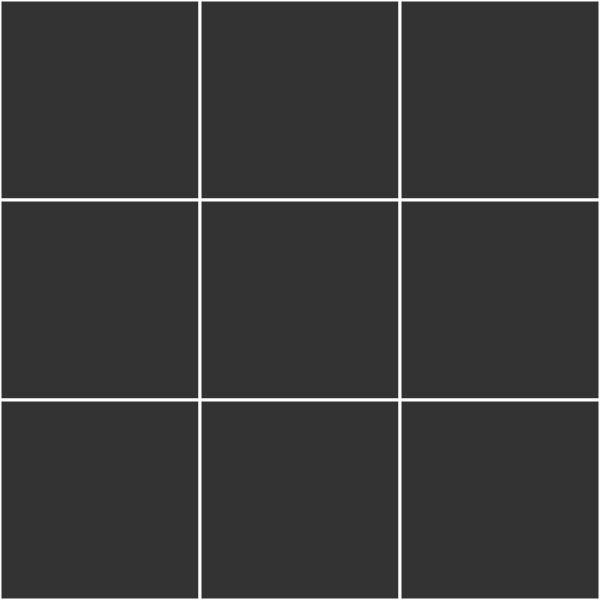
Frame 1 (no input)
Frame 60 (no input): identical to frame 1, image omitted
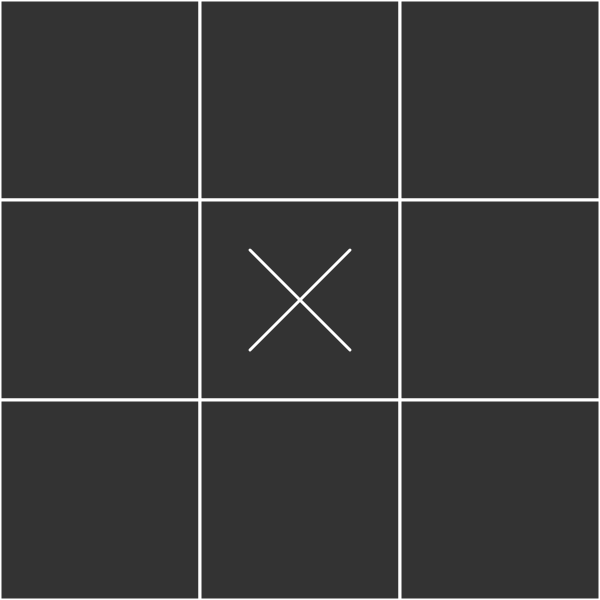
Frame 120 (the mouse pressed at the canvas centre since frame 60)

The p5.js sketch that drew these frames (run headless with seeded random() and noise() and a simulated clock; from frame 60 on, the mouse is pressed at the canvas centre):

// p5.js sketch
// ── sketch.js
var arr,scale,size;
var player1turn;
var gameover;
var count;
var winner;
function setup() {
    size = 600;
    player1turn = true;
    gameover = false;
    count = 0;

    scale = size/3;
    createCanvas(size,size);

    arr = [1,2,3,4,5,6,7,8,9];
}

function draw() {
    background(51);
    for(i = 0;i < 9; i++){
        fill(51);
        strokeWeight(3);
        stroke(255);
        push();
        translate(((i%3)*scale),(floor((i/3))*scale));
        rect(0,0,scale,scale);
        if(arr[i] == 0){
            ellipse(scale/2, scale/2, scale/2, scale/2);
        }
        else if(arr[i] == -1){
            line(scale/4, scale/4, 3 * (scale/4),3 * (scale/4));
            line(3 * (scale/4), (scale/4), (scale/4), 3 * (scale/4));
        }
        pop();
    }
    if(gameover){
        //Draw the line
        x1 = (winner[0]%3)*scale + scale/2;
        y1 = (floor(winner[0]/3))*scale + scale/2;
        x2 = (winner[1]%3)*scale + scale/2;
        y2 = (floor(winner[1]/3))*scale + scale/2;
        strokeWeight(20);
        line(x1, y1, x2, y2);
    }
}

function mousePressed(){
    if(gameover){   return; }
    mx = mouseX;
    my = mouseY;
    if(mx>size || my>size ){   return; }
    x = floor(mx/scale);
    y = floor(my/scale);
    ind = (y*3) + x;
    arr[ind] = (player1turn)?-1:0;
    player1turn = !player1turn;
    checkwon();
}

function checkwon(){
    if(count === 9) {
        gameover= true;
    }
	for( i = 0;i < 3;i++){
		if(arr[i] === (arr[i+3]) && arr[i] === (arr[i+6])){
            gameover = true;
            winner = [i,i+6];
		}
	}
		
		
	for( i =0;i<9;i+=3){
		if(arr[i] === (arr[i+1]) && arr[i] === (arr[i+2])){
            gameover = true;
            winner = [i,i+2];
		}
	}
		
	for( i = 0, b = 4; i < 3; i += 2, b -= 2){
		if(arr[i] === (arr[i+b]) && arr[i] === (arr[i+b+b])){
            gameover = true;
            winner = [i,i+b+b];
		}
	}
}
